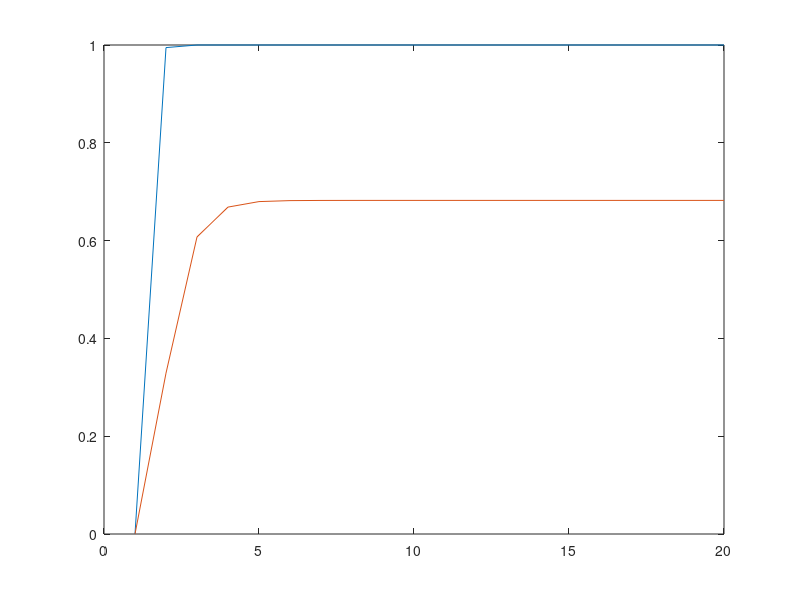

MATLAB code to generate this figure:
clear

Pp=1/70;
Ns=4*350000; %number of samples 
p=12/Ns; %estimate of cluster5 probability
V=p*(1-p)/Ns; %variance of estimate of cluster5 probabilitysqrt
Ninit=ceil(p*6e6);
Nlow=ceil(Ninit-2*sqrt(V)*6e6);
Nhigh=ceil(Ninit+2*sqrt(V)*6e6);

R=1.2; %reproduction no (/5 days)
gamma=1/5;
beta=R*gamma;
Rw=R^(7/5); % repr no (/week)


M=20; %no of weeks since last observation of cluster5
Np=85;
Probs=zeros(Np,M);
Probs(Nlow:Nhigh,1)=1/(Nhigh-Nlow);
Pint1=zeros(Np,1);



% p_est=p;
% V_est=V;
clf

for i=2:M
    Pint1=zeros(Np,1);

   
    for k=1:Np
        %k
        for j=1:k
            Pint1(k)=Pint1(k)+poisspdf(k-j,7*beta*j)*Probs(j,i-1);
        end
    end
    
    for k=1:Np
        %k
        for j=k:Np
            Probs(k,i)=Probs(k,i)+poisspdf(j-k,7*gamma*j)*Pint1(j);
        end
    end
    
    for k=1:Np
        Pc=(k-1)/6e6;
        Probs(k,i)=Probs(k,i)*(1-Pc/Pp)^(1500);
    end
    
    Probs(:,i)=Probs(:,i)/sum(Probs(:,i));
    plot(0:Np-1,Probs(:,i))
    hold on
    Probs(1,i)
    pause(0.1)
end
S=sum(Probs(1:11,:));
clf
plot(S)
hold on
plot(Probs(1,:))








